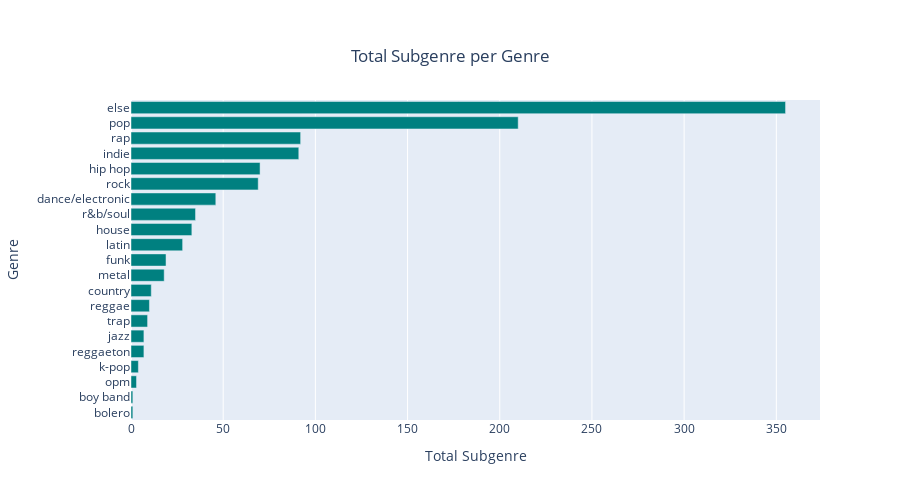

Notebook cell for this chart:
### Code cell
fig = px.bar(df_genre_subgenre, x='total subgenre', y='genre',
             title='Total Subgenre per Genre',
             color='genre',
             hover_data=['total subgenre'], 
             orientation='h',
             height=500,
             width=900,
             labels={
                "total subgenre": "Total Subgenre",
                "genre": "Genre"
                },
             color_discrete_sequence=['teal'])
fig.update_layout(
    title={
        'y':0.9,
        'x':0.5,
        'xanchor': 'center',
        'yanchor': 'top'})
fig.update(layout_showlegend=False)
fig.show(config=config)

### Figure 1 — Plotly figure (JSON) as saved in the notebook; plotly's stock layout.template omitted (floating-point values rounded to 4 significant figures)
{"data": [{"alignmentgroup": "True", "hovertemplate": "Genre=%{y}<br>Total Subgenre=%{x}<extra></extra>", "legendgroup": "else", "marker": {"color": "teal", "pattern": {"shape": ""}}, "name": "else", "offsetgroup": "else", "orientation": "h", "showlegend": true, "textposition": "auto", "type": "bar", "x": [355], "xaxis": "x", "y": ["else"], "yaxis": "y"}, {"alignmentgroup": "True", "hovertemplate": "Genre=%{y}<br>Total Subgenre=%{x}<extra></extra>", "legendgroup": "pop", "marker": {"color": "teal", "pattern": {"shape": ""}}, "name": "pop", "offsetgroup": "pop", "orientation": "h", "showlegend": true, "textposition": "auto", "type": "bar", "x": [210], "xaxis": "x", "y": ["pop"], "yaxis": "y"}, {"alignmentgroup": "True", "hovertemplate": "Genre=%{y}<br>Total Subgenre=%{x}<extra></extra>", "legendgroup": "rap", "marker": {"color": "teal", "pattern": {"shape": ""}}, "name": "rap", "offsetgroup": "rap", "orientation": "h", "showlegend": true, "textposition": "auto", "type": "bar", "x": [92], "xaxis": "x", "y": ["rap"], "yaxis": "y"}, {"alignmentgroup": "True", "hovertemplate": "Genre=%{y}<br>Total Subgenre=%{x}<extra></extra>", "legendgroup": "indie", "marker": {"color": "teal", "pattern": {"shape": ""}}, "name": "indie", "offsetgroup": "indie", "orientation": "h", "showlegend": true, "textposition": "auto", "type": "bar", "x": [91], "xaxis": "x", "y": ["indie"], "yaxis": "y"}, {"alignmentgroup": "True", "hovertemplate": "Genre=%{y}<br>Total Subgenre=%{x}<extra></extra>", "legendgroup": "hip hop", "marker": {"color": "teal", "pattern": {"shape": ""}}, "name": "hip hop", "offsetgroup": "hip hop", "orientation": "h", "showlegend": true, "textposition": "auto", "type": "bar", "x": [70], "xaxis": "x", "y": ["hip hop"], "yaxis": "y"}, {"alignmentgroup": "True", "hovertemplate": "Genre=%{y}<br>Total Subgenre=%{x}<extra></extra>", "legendgroup": "rock", "marker": {"color": "teal", "pattern": {"shape": ""}}, "name": "rock", "offsetgroup": "rock", "orientation": "h", "showlegend": true, "textposition": "auto", "type": "bar", "x": [69], "xaxis": "x", "y": ["rock"], "yaxis": "y"}, {"alignmentgroup": "True", "hovertemplate": "Genre=%{y}<br>Total Subgenre=%{x}<extra></extra>", "legendgroup": "dance/electronic", "marker": {"color": "teal", "pattern": {"shape": ""}}, "name": "dance/electronic", "offsetgroup": "dance/electronic", "orientation": "h", "showlegend": true, "textposition": "auto", "type": "bar", "x": [46], "xaxis": "x", "y": ["dance/electronic"], "yaxis": "y"}, {"alignmentgroup": "True", "hovertemplate": "Genre=%{y}<br>Total Subgenre=%{x}<extra></extra>", "legendgroup": "r&b/soul", "marker": {"color": "teal", "pattern": {"shape": ""}}, "name": "r&b/soul", "offsetgroup": "r&b/soul", "orientation": "h", "showlegend": true, "textposition": "auto", "type": "bar", "x": [35], "xaxis": "x", "y": ["r&b/soul"], "yaxis": "y"}, {"alignmentgroup": "True", "hovertemplate": "Genre=%{y}<br>Total Subgenre=%{x}<extra></extra>", "legendgroup": "house", "marker": {"color": "teal", "pattern": {"shape": ""}}, "name": "house", "offsetgroup": "house", "orientation": "h", "showlegend": true, "textposition": "auto", "type": "bar", "x": [33], "xaxis": "x", "y": ["house"], "yaxis": "y"}, {"alignmentgroup": "True", "hovertemplate": "Genre=%{y}<br>Total Subgenre=%{x}<extra></extra>", "legendgroup": "latin", "marker": {"color": "teal", "pattern": {"shape": ""}}, "name": "latin", "offsetgroup": "latin", "orientation": "h", "showlegend": true, "textposition": "auto", "type": "bar", "x": [28], "xaxis": "x", "y": ["latin"], "yaxis": "y"}, {"alignmentgroup": "True", "hovertemplate": "Genre=%{y}<br>Total Subgenre=%{x}<extra></extra>", "legendgroup": "funk", "marker": {"color": "teal", "pattern": {"shape": ""}}, "name": "funk", "offsetgroup": "funk", "orientation": "h", "showlegend": true, "textposition": "auto", "type": "bar", "x": [19], "xaxis": "x", "y": ["funk"], "yaxis": "y"}, {"alignmentgroup": "True", "hovertemplate": "Genre=%{y}<br>Total Subgenre=%{x}<extra></extra>", "legendgroup": "metal", "marker": {"color": "teal", "pattern": {"shape": ""}}, "name": "metal", "offsetgroup": "metal", "orientation": "h", "showlegend": true, "textposition": "auto", "type": "bar", "x": [18], "xaxis": "x", "y": ["metal"], "yaxis": "y"}, {"alignmentgroup": "True", "hovertemplate": "Genre=%{y}<br>Total Subgenre=%{x}<extra></extra>", "legendgroup": "country", "marker": {"color": "teal", "pattern": {"shape": ""}}, "name": "country", "offsetgroup": "country", "orientation": "h", "showlegend": true, "textposition": "auto", "type": "bar", "x": [11], "xaxis": "x", "y": ["country"], "yaxis": "y"}, {"alignmentgroup": "True", "hovertemplate": "Genre=%{y}<br>Total Subgenre=%{x}<extra></extra>", "legendgroup": "reggae", "marker": {"color": "teal", "pattern": {"shape": ""}}, "name": "reggae", "offsetgroup": "reggae", "orientation": "h", "showlegend": true, "textposition": "auto", "type": "bar", "x": [10], "xaxis": "x", "y": ["reggae"], "yaxis": "y"}, {"alignmentgroup": "True", "hovertemplate": "Genre=%{y}<br>Total Subgenre=%{x}<extra></extra>", "legendgroup": "trap", "marker": {"color": "teal", "pattern": {"shape": ""}}, "name": "trap", "offsetgroup": "trap", "orientation": "h", "showlegend": true, "textposition": "auto", "type": "bar", "x": [9], "xaxis": "x", "y": ["trap"], "yaxis": "y"}, {"alignmentgroup": "True", "hovertemplate": "Genre=%{y}<br>Total Subgenre=%{x}<extra></extra>", "legendgroup": "jazz", "marker": {"color": "teal", "pattern": {"shape": ""}}, "name": "jazz", "offsetgroup": "jazz", "orientation": "h", "showlegend": true, "textposition": "auto", "type": "bar", "x": [7], "xaxis": "x", "y": ["jazz"], "yaxis": "y"}, {"alignmentgroup": "True", "hovertemplate": "Genre=%{y}<br>Total Subgenre=%{x}<extra></extra>", "legendgroup": "reggaeton", "marker": {"color": "teal", "pattern": {"shape": ""}}, "name": "reggaeton", "offsetgroup": "reggaeton", "orientation": "h", "showlegend": true, "textposition": "auto", "type": "bar", "x": [7], "xaxis": "x", "y": ["reggaeton"], "yaxis": "y"}, {"alignmentgroup": "True", "hovertemplate": "Genre=%{y}<br>Total Subgenre=%{x}<extra></extra>", "legendgroup": "k-pop", "marker": {"color": "teal", "pattern": {"shape": ""}}, "name": "k-pop", "offsetgroup": "k-pop", "orientation": "h", "showlegend": true, "textposition": "auto", "type": "bar", "x": [4], "xaxis": "x", "y": ["k-pop"], "yaxis": "y"}, {"alignmentgroup": "True", "hovertemplate": "Genre=%{y}<br>Total Subgenre=%{x}<extra></extra>", "legendgroup": "opm", "marker": {"color": "teal", "pattern": {"shape": ""}}, "name": "opm", "offsetgroup": "opm", "orientation": "h", "showlegend": true, "textposition": "auto", "type": "bar", "x": [3], "xaxis": "x", "y": ["opm"], "yaxis": "y"}, {"alignmentgroup": "True", "hovertemplate": "Genre=%{y}<br>Total Subgenre=%{x}<extra></extra>", "legendgroup": "boy band", "marker": {"color": "teal", "pattern": {"shape": ""}}, "name": "boy band", "offsetgroup": "boy band", "orientation": "h", "showlegend": true, "textposition": "auto", "type": "bar", "x": [1], "xaxis": "x", "y": ["boy band"], "yaxis": "y"}, {"alignmentgroup": "True", "hovertemplate": "Genre=%{y}<br>Total Subgenre=%{x}<extra></extra>", "legendgroup": "bolero", "marker": {"color": "teal", "pattern": {"shape": ""}}, "name": "bolero", "offsetgroup": "bolero", "orientation": "h", "showlegend": true, "textposition": "auto", "type": "bar", "x": [1], "xaxis": "x", "y": ["bolero"], "yaxis": "y"}], "layout": {"barmode": "relative", "height": 500, "legend": {"title": {"text": "Genre"}, "tracegroupgap": 0}, "showlegend": false, "title": {"text": "Total Subgenre per Genre", "x": 0.5, "xanchor": "center", "y": 0.9, "yanchor": "top"}, "width": 900, "xaxis": {"anchor": "y", "domain": [0, 1], "title": {"text": "Total Subgenre"}}, "yaxis": {"anchor": "x", "categoryarray": ["bolero", "boy band", "opm", "k-pop", "reggaeton", "jazz", "trap", "reggae", "country", "metal", "funk", "latin", "house", "r&b/soul", "dance/electronic", "rock", "hip hop", "indie", "rap", "pop", "else"], "categoryorder": "array", "domain": [0, 1], "title": {"text": "Genre"}}}}
